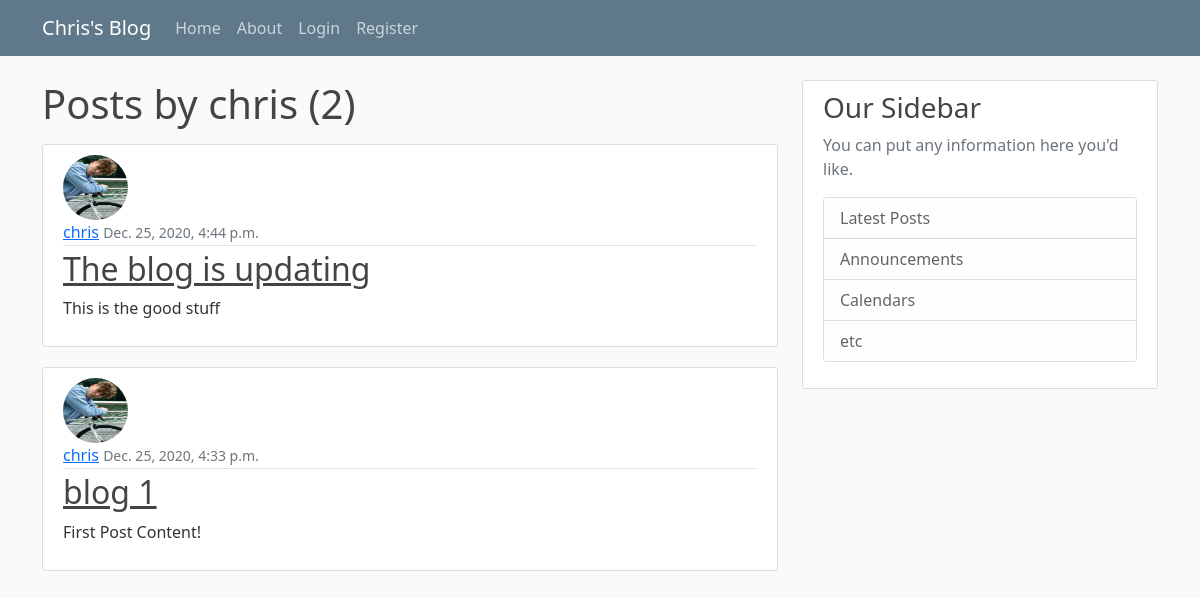
The page /user/chris on the database as committed earlier.
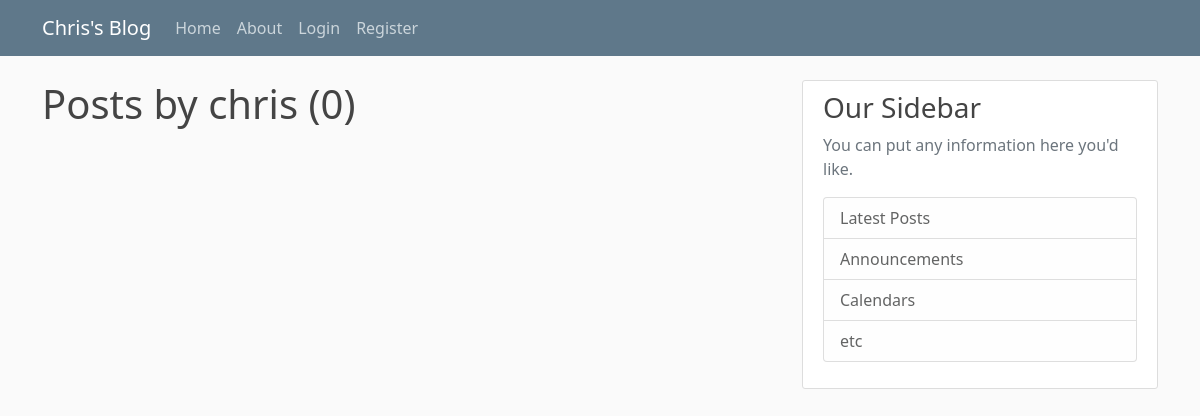
The same page on the database as committed later.
### blog/models.py (models this page shows, shortened)
class Post(models.Model):
    title  = models.CharField(max_length=100)
    content = models.TextField()
    date_posted = models.DateTimeField(default=timezone.now)
    author = models.ForeignKey(User, on_delete=models.CASCADE)

### users/models.py (models this page shows, shortened)
class Profile(models.Model):
    user = models.OneToOneField(User, on_delete=models.CASCADE)
    image = models.ImageField(default='--default.jpg', upload_to='profile_pics')

### blog/views.py (the view)
# urls.py: path('user/<str:username>', UserPostListView.as_view(), name='user-posts'),
class UserPostListView(ListView):
    model = Post
    template_name = 'blog/user_posts.html' #---This will still show all posts
    context_object_name = 'posts'         #---What needs tp be done is to filter the posts for a specific user.
    ordering = ['-date_posted']
    paginate_by = 2
    def get_queryset(self) :
        user = get_object_or_404(User, username=self.kwargs.get('username'))#Gets the username pasted into the url
        return Post.objects.filter(author=user).order_by('-date_posted')#filters the posts by that user and sorts them according to time

### blog/templates/blog/user_posts.html (shortened to what this page needs)
{% extends "blog/base.html" %}
{% block content %}
<h1 class='mb-3'>Posts by {{ view.kwargs.username }} ({{ page_obj.paginator.count}})</h1>
       {%for post  in posts%}
       <article class="media content-section">
         <img class="rounded-circle article-img" src="{{ post.author.profile.image.url }}">
        <div class="media-body">
          <div class="article-metadata">
            <a class="mr-2" href="{% url 'user-posts' post.author.username%}">{{ post.author }}</a>
            <small class="text-muted">{{ post.date_posted }}</small>
          </div>
          <h2><a class="article-title" href="{% url 'post-detail' post.id %}">{{ post.title }}</a></h2>
          <p class="article-content">{{ post.content }}</p>
        </div>
      </article>
       {%endfor%}
  {% endblock content%}

Rows that differ between the two databases and show on the page:
removed Post: author.profile.image (placeholder picture), author "chris", date_posted "Dec. 25, 2020, 4:44 p.m.", title "The blog is updating", content "This is the good stuff"
removed Post: author.profile.image (placeholder picture), author "chris", date_posted "Dec. 25, 2020, 4:33 p.m.", title "blog 1", content "First Post Content!"
Other text that changed with them:
{{ page_obj.paginator.count }}: "2" → "0"
